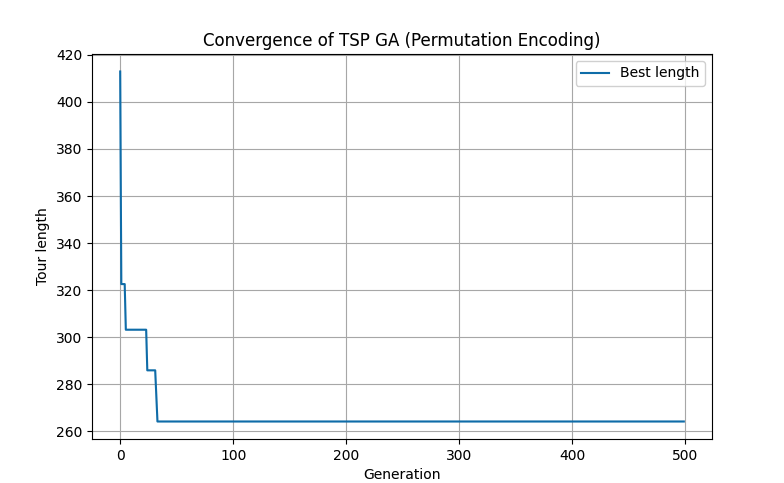

The script that drew this image:
import random
import math
import matplotlib.pyplot as plt

# ============================================
#         GA CHUẨN (PERMUTATION GA)
#         GIẢI BÀI TOÁN TSP
# ============================================

class TSP_GA:
    def __init__(self, coords, pop_size=60, generations=500,
                 pc=0.9, pm=0.1, tournament_size=3):
        self.coords = coords
        self.n_cities = len(coords)
        self.pop_size = pop_size
        self.generations = generations
        self.pc = pc
        self.pm = pm
        self.tournament_size = tournament_size
        self.dist = self._build_distance_matrix()

    # ------------------------------------------
    # TẠO MA TRẬN KHOẢNG CÁCH
    # ------------------------------------------
    def _build_distance_matrix(self):
        n = self.n_cities
        dist = [[0.0] * n for _ in range(n)]
        for i in range(n):
            for j in range(n):
                x1, y1 = self.coords[i]
                x2, y2 = self.coords[j]
                dist[i][j] = math.sqrt((x1 - x2) ** 2 + (y1 - y2) ** 2)
        return dist

    # ------------------------------------------
    # QUẦN THỂ BAN ĐẦU (hoán vị)
    # ------------------------------------------
    def _random_individual(self):
        ind = list(range(self.n_cities))
        random.shuffle(ind)
        return ind

    # ------------------------------------------
    # TÍNH ĐỘ DÀI TOUR
    # ------------------------------------------
    def _tour_length(self, tour):
        total = 0.0
        n = len(tour)
        for i in range(n):
            a = tour[i]
            b = tour[(i + 1) % n]  # quay lại điểm đầu
            total += self.dist[a][b]
        return total

    # FITNESS = 1 / length
    def _fitness(self, ind):
        return 1.0 / self._tour_length(ind)

    # ------------------------------------------
    # TOURNAMENT SELECTION
    # ------------------------------------------
    def _tournament_selection(self, population, fitnesses):
        best_idx = None
        for _ in range(self.tournament_size):
            idx = random.randrange(len(population))
            if (best_idx is None) or (fitnesses[idx] > fitnesses[best_idx]):
                best_idx = idx
        return population[best_idx][:]

    # ------------------------------------------
    # ORDER CROSSOVER (OX)
    # ------------------------------------------
    def _crossover_OX(self, p1, p2):
        n = len(p1)
        c1 = [-1] * n
        c2 = [-1] * n

        a, b = sorted(random.sample(range(n), 2))

        # Copy đoạn giữa
        c1[a:b] = p1[a:b]
        c2[a:b] = p2[a:b]

        # Hàm điền phần còn lại
        def fill(child, parent):
            pos = b
            for city in parent:
                if city not in child:
                    if pos >= n:
                        pos = 0
                    child[pos] = city
                    pos += 1

        fill(c1, p2)
        fill(c2, p1)

        return c1, c2

    # ------------------------------------------
    # SWAP MUTATION
    # ------------------------------------------
    def _mutate_swap(self, ind):
        if random.random() < self.pm:
            i, j = random.sample(range(len(ind)), 2)
            ind[i], ind[j] = ind[j], ind[i]
        return ind

    # ------------------------------------------
    # CHẠY THUẬT TOÁN GA
    # ------------------------------------------
    def run(self, verbose=True):
        population = [self._random_individual() for _ in range(self.pop_size)]

        best_ind = None
        best_length = float('inf')
        convergence = []

        for gen in range(self.generations):
            fitnesses = [self._fitness(ind) for ind in population]

            # Cập nhật best
            for ind in population:
                length = self._tour_length(ind)
                if length < best_length:
                    best_length = length
                    best_ind = ind[:]

            convergence.append(best_length)

            if verbose and gen % 50 == 0:
                print(f"Generation {gen}: best length = {best_length:.4f}")

            new_pop = []
            while len(new_pop) < self.pop_size:
                p1 = self._tournament_selection(population, fitnesses)
                p2 = self._tournament_selection(population, fitnesses)

                # lai
                if random.random() < self.pc:
                    c1, c2 = self._crossover_OX(p1, p2)
                else:
                    c1, c2 = p1[:], p2[:]

                # đột biến
                new_pop.append(self._mutate_swap(c1))
                if len(new_pop) < self.pop_size:
                    new_pop.append(self._mutate_swap(c2))

            population = new_pop

        # -------- KẾT QUẢ CUỐI CÙNG --------
        print("===== KẾT QUẢ =====")
        print("Best tour:", best_ind)
        print("Best length:", best_length)

        # Plot hội tụ như RCGA
        plt.figure(figsize=(8, 5))
        plt.plot(convergence, label="Best length")
        plt.xlabel("Generation")
        plt.ylabel("Tour length")
        plt.title("Convergence of TSP GA (Permutation Encoding)")
        plt.grid(True)
        plt.legend()
        plt.show()

        return best_ind, best_length

if __name__ == "__main__":
    random.seed(42)
    n_cities = 10
    coords = [(random.uniform(0, 100), random.uniform(0, 100)) for _ in range(n_cities)]

    ga = TSP_GA(coords,
                pop_size=60,
                generations=500,
                pc=0.9,
                pm=0.1,
                tournament_size=3)

    best_tour, best_length = ga.run(verbose=True)
